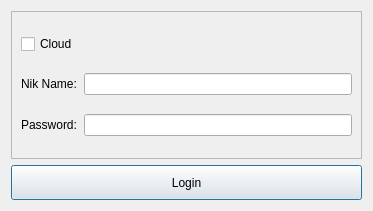
<?xml version="1.0" encoding="UTF-8"?>
<ui version="4.0">
 <class>Dialog</class>
 <widget class="QDialog" name="Dialog">
  <property name="geometry">
   <rect>
    <x>0</x>
    <y>0</y>
    <width>373</width>
    <height>211</height>
   </rect>
  </property>
  <property name="windowTitle">
   <string>User Login</string>
  </property>
  <layout class="QVBoxLayout" name="verticalLayout">
   <item>
    <widget class="QFrame" name="frame">
     <property name="frameShape">
      <enum>QFrame::StyledPanel</enum>
     </property>
     <property name="frameShadow">
      <enum>QFrame::Raised</enum>
     </property>
     <layout class="QGridLayout" name="gridLayout">
      <item row="2" column="1">
       <widget class="QLineEdit" name="login_password_field">
        <property name="echoMode">
         <enum>QLineEdit::Password</enum>
        </property>
       </widget>
      </item>
      <item row="1" column="0">
       <widget class="QLabel" name="label">
        <property name="text">
         <string>Nik Name:</string>
        </property>
       </widget>
      </item>
      <item row="2" column="0">
       <widget class="QLabel" name="label_2">
        <property name="text">
         <string>Password:</string>
        </property>
       </widget>
      </item>
      <item row="1" column="1">
       <widget class="QLineEdit" name="login_nik_name_field"/>
      </item>
      <item row="0" column="0">
       <widget class="QCheckBox" name="check_box">
        <property name="text">
         <string>Cloud</string>
        </property>
       </widget>
      </item>
     </layout>
    </widget>
   </item>
   <item>
    <widget class="QPushButton" name="login_button">
     <property name="minimumSize">
      <size>
       <width>0</width>
       <height>35</height>
      </size>
     </property>
     <property name="text">
      <string>Login</string>
     </property>
    </widget>
   </item>
  </layout>
 </widget>
 <resources/>
 <connections/>
</ui>
